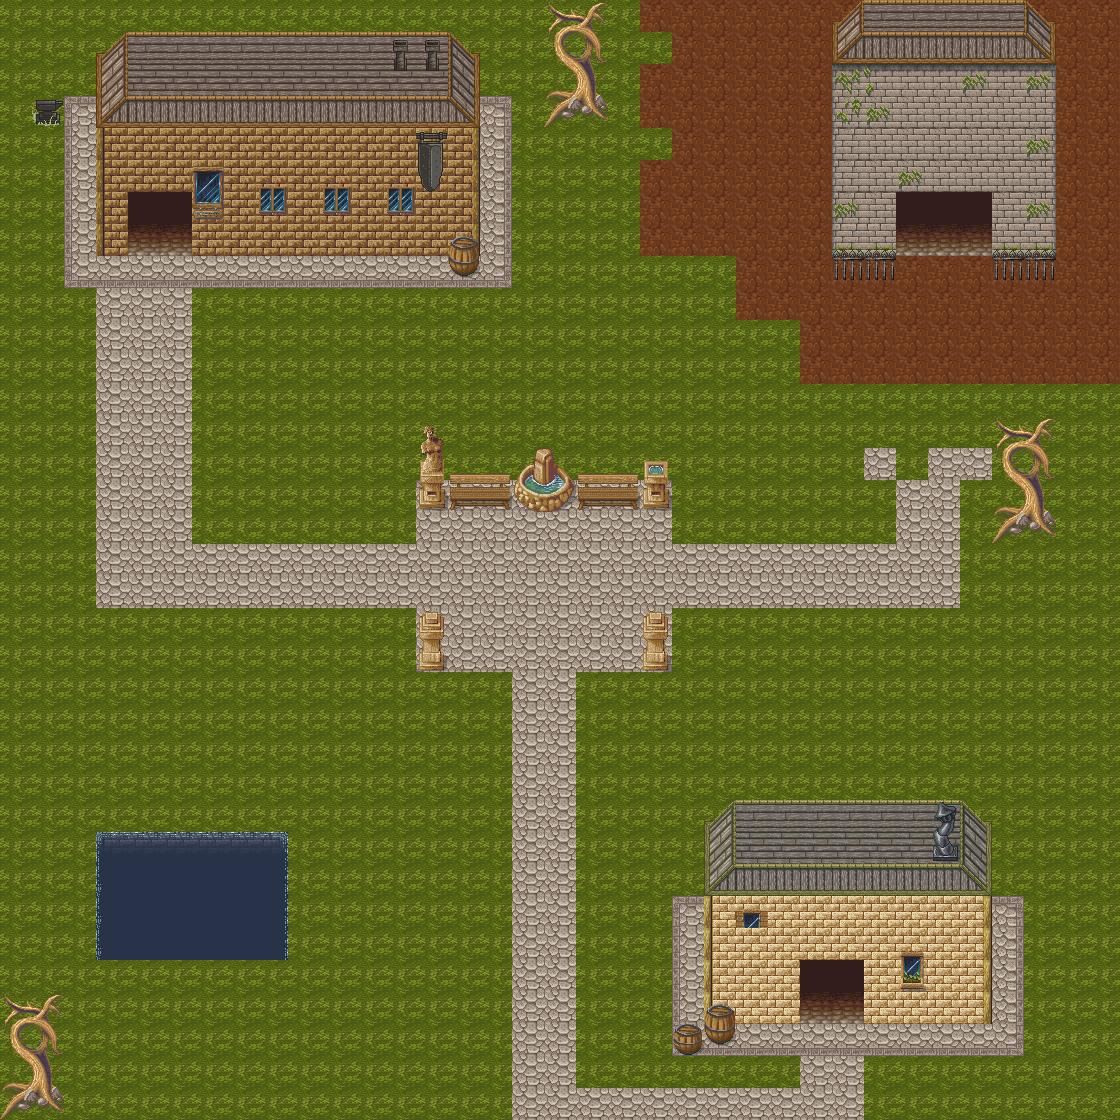

Below is a game level as drawn by its tile map, then a one-line description and the .tmx that defines it (tile-layer data replaced by summaries):
An orthogonal 35x35 tile map with 32x32 px tiles, 5 tile layers (Terrain, Roads, Buildings, BuildingDecorations, ...), 3 tilesets and 2 objects.

<map version="1.2" tiledversion="1.3.1" orientation="orthogonal" renderorder="left-down" compressionlevel="0" width="35" height="35" tilewidth="32" tileheight="32" infinite="0" backgroundcolor="#000000" nextlayerid="10" nextobjectid="50">
 <tileset firstgid="1" name="UnitedTiles" tilewidth="32" tileheight="32" tilecount="360" columns="8">
  <image source="../pngFiles/magecity.png" width="256" height="1450" />
 </tileset>
 <tileset firstgid="361" name="UnitedTiles2" tilewidth="32" tileheight="32" tilecount="900" columns="30">
  <image source="../pngFiles/hyptosis_tile-art-batch-1.png" width="960" height="960" />
 </tileset>
 <tileset firstgid="1261" name="UnitedTiles3" tilewidth="32" tileheight="32" tilecount="900" columns="30">
  <image source="../pngFiles/hyptosis_tile-art-batch-3.png" width="960" height="960" />
 </tileset>
 <layer id="1" name="Terrain" width="35" height="35">
  <data>[1225 cells, 1225 non-empty, 8 distinct tile ids]</data>
 </layer>
 <layer id="3" name="Roads" width="35" height="35">
  <data>[1225 cells, 295 non-empty, 13 distinct tile ids]</data>
 </layer>
 <layer id="2" name="Buildings" width="35" height="35">
  <data>[1225 cells, 203 non-empty, 33 distinct tile ids]</data>
 </layer>
 <layer id="4" name="BuildingDecorations" width="35" height="35">
  <data>[1225 cells, 54 non-empty, 24 distinct tile ids]</data>
 </layer>
 <layer id="5" name="GeneralDecorationAndPlants" width="35" height="35">
  <data>[1225 cells, 48 non-empty, 26 distinct tile ids]</data>
 </layer>
 <objectgroup id="8" name="colisiones">
  <object id="43" x="727.774" y="820.684" width="251" height="182.333" />
 </objectgroup>
 <objectgroup id="9" name="colisiones2">
  <object id="45" x="98.6667" y="29.3333" width="380" height="225.333" />
 </objectgroup>
</map>
